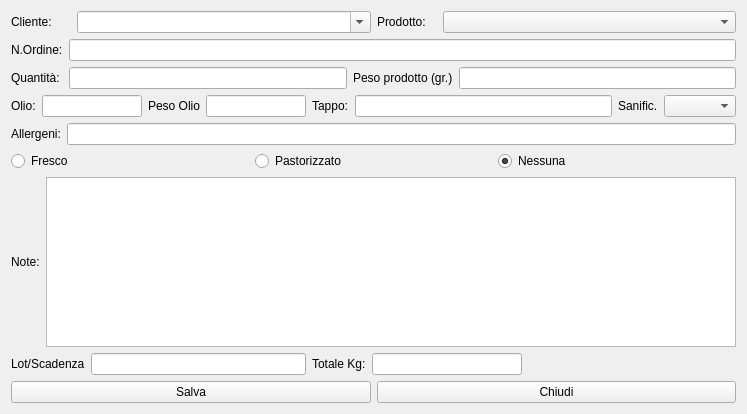
<?xml version="1.0" encoding="UTF-8"?>
<ui version="4.0">
 <class>HModifyRow</class>
 <widget class="QWidget" name="HModifyRow">
  <property name="windowModality">
   <enum>Qt::ApplicationModal</enum>
  </property>
  <property name="geometry">
   <rect>
    <x>0</x>
    <y>0</y>
    <width>747</width>
    <height>414</height>
   </rect>
  </property>
  <property name="windowTitle">
   <string>Modifica Riga lavorazione</string>
  </property>
  <property name="windowIcon">
   <iconset resource="icons.qrc">
    <normaloff>:/Resources/Pencil.PNG</normaloff>:/Resources/Pencil.PNG</iconset>
  </property>
  <layout class="QVBoxLayout" name="verticalLayout">
   <item>
    <layout class="QHBoxLayout" name="horizontalLayout_4">
     <item>
      <widget class="QLabel" name="label_2">
       <property name="maximumSize">
        <size>
         <width>60</width>
         <height>16777215</height>
        </size>
       </property>
       <property name="text">
        <string>Cliente:</string>
       </property>
      </widget>
     </item>
     <item>
      <widget class="QComboBox" name="cbCliente">
       <property name="editable">
        <bool>true</bool>
       </property>
       <property name="insertPolicy">
        <enum>QComboBox::NoInsert</enum>
       </property>
      </widget>
     </item>
     <item>
      <widget class="QLabel" name="label_3">
       <property name="maximumSize">
        <size>
         <width>60</width>
         <height>16777215</height>
        </size>
       </property>
       <property name="text">
        <string>Prodotto:</string>
       </property>
      </widget>
     </item>
     <item>
      <widget class="QComboBox" name="cbProdotto"/>
     </item>
    </layout>
   </item>
   <item>
    <layout class="QFormLayout" name="formLayout">
     <item row="0" column="0">
      <widget class="QLabel" name="label_9">
       <property name="text">
        <string>N.Ordine:</string>
       </property>
      </widget>
     </item>
     <item row="0" column="1">
      <widget class="QLineEdit" name="leNumOrd"/>
     </item>
    </layout>
   </item>
   <item>
    <layout class="QGridLayout" name="gridLayout_4">
     <item row="0" column="0">
      <widget class="QLabel" name="label">
       <property name="text">
        <string>Quantità: </string>
       </property>
      </widget>
     </item>
     <item row="0" column="5">
      <widget class="QLabel" name="label_4">
       <property name="text">
        <string>Peso prodotto (gr.)</string>
       </property>
      </widget>
     </item>
     <item row="0" column="4">
      <widget class="QLineEdit" name="leQuant"/>
     </item>
     <item row="0" column="6">
      <widget class="QLineEdit" name="leVaso"/>
     </item>
    </layout>
   </item>
   <item>
    <layout class="QGridLayout" name="gridLayout_3">
     <item row="0" column="3">
      <widget class="QLineEdit" name="leSpecificaOlio">
       <property name="maximumSize">
        <size>
         <width>100</width>
         <height>16777215</height>
        </size>
       </property>
      </widget>
     </item>
     <item row="0" column="6">
      <widget class="QLabel" name="label_8">
       <property name="maximumSize">
        <size>
         <width>80</width>
         <height>16777215</height>
        </size>
       </property>
       <property name="text">
        <string>Sanific.</string>
       </property>
      </widget>
     </item>
     <item row="0" column="2">
      <widget class="QLabel" name="label_12">
       <property name="text">
        <string>Peso Olio</string>
       </property>
      </widget>
     </item>
     <item row="0" column="1">
      <widget class="QLineEdit" name="leOlio">
       <property name="maximumSize">
        <size>
         <width>100</width>
         <height>16777215</height>
        </size>
       </property>
      </widget>
     </item>
     <item row="0" column="4">
      <widget class="QLabel" name="label_5">
       <property name="maximumSize">
        <size>
         <width>60</width>
         <height>16777215</height>
        </size>
       </property>
       <property name="text">
        <string>Tappo:</string>
       </property>
      </widget>
     </item>
     <item row="0" column="7">
      <widget class="QComboBox" name="cbSanty"/>
     </item>
     <item row="0" column="0">
      <widget class="QLabel" name="label_6">
       <property name="maximumSize">
        <size>
         <width>60</width>
         <height>16777215</height>
        </size>
       </property>
       <property name="text">
        <string>Olio:</string>
       </property>
      </widget>
     </item>
     <item row="0" column="5">
      <widget class="QLineEdit" name="leTappo"/>
     </item>
    </layout>
   </item>
   <item>
    <layout class="QFormLayout" name="formLayout_2">
     <item row="0" column="0">
      <widget class="QLabel" name="label_10">
       <property name="text">
        <string>Allergeni:</string>
       </property>
      </widget>
     </item>
     <item row="0" column="1">
      <widget class="QLineEdit" name="leAllergeni"/>
     </item>
    </layout>
   </item>
   <item>
    <layout class="QGridLayout" name="gridLayout_2">
     <item row="0" column="0">
      <widget class="QRadioButton" name="rbFresh">
       <property name="text">
        <string>Fresco</string>
       </property>
       <property name="checked">
        <bool>false</bool>
       </property>
      </widget>
     </item>
     <item row="0" column="1">
      <widget class="QRadioButton" name="rbPastorized">
       <property name="text">
        <string>Pastorizzato</string>
       </property>
      </widget>
     </item>
     <item row="0" column="2">
      <widget class="QRadioButton" name="rbNone">
       <property name="text">
        <string>Nessuna</string>
       </property>
       <property name="checked">
        <bool>true</bool>
       </property>
      </widget>
     </item>
    </layout>
   </item>
   <item>
    <layout class="QHBoxLayout" name="horizontalLayout_2">
     <item>
      <widget class="QLabel" name="label_11">
       <property name="text">
        <string>Note:</string>
       </property>
      </widget>
     </item>
     <item>
      <widget class="QPlainTextEdit" name="ptNote"/>
     </item>
    </layout>
   </item>
   <item>
    <layout class="QHBoxLayout" name="horizontalLayout_3">
     <item>
      <widget class="QLabel" name="label_13">
       <property name="text">
        <string>Lot/Scadenza</string>
       </property>
      </widget>
     </item>
     <item>
      <widget class="QLineEdit" name="leLotScad"/>
     </item>
     <item>
      <widget class="QLabel" name="label_7">
       <property name="text">
        <string>Totale Kg:</string>
       </property>
      </widget>
     </item>
     <item>
      <widget class="QLineEdit" name="leTotal">
       <property name="maximumSize">
        <size>
         <width>150</width>
         <height>16777215</height>
        </size>
       </property>
       <property name="readOnly">
        <bool>false</bool>
       </property>
      </widget>
     </item>
     <item>
      <spacer name="horizontalSpacer">
       <property name="orientation">
        <enum>Qt::Horizontal</enum>
       </property>
       <property name="sizeHint" stdset="0">
        <size>
         <width>40</width>
         <height>20</height>
        </size>
       </property>
      </spacer>
     </item>
    </layout>
   </item>
   <item>
    <layout class="QHBoxLayout" name="horizontalLayout">
     <item>
      <widget class="QPushButton" name="pbSave">
       <property name="text">
        <string>Salva</string>
       </property>
       <property name="icon">
        <iconset resource="icons.qrc">
         <normaloff>:/Resources/save-icon.png</normaloff>:/Resources/save-icon.png</iconset>
       </property>
       <property name="iconSize">
        <size>
         <width>32</width>
         <height>32</height>
        </size>
       </property>
      </widget>
     </item>
     <item>
      <widget class="QPushButton" name="pbClose">
       <property name="text">
        <string>Chiudi</string>
       </property>
       <property name="icon">
        <iconset resource="icons.qrc">
         <normaloff>:/Resources/Actions-window-close-icon.png</normaloff>:/Resources/Actions-window-close-icon.png</iconset>
       </property>
       <property name="iconSize">
        <size>
         <width>32</width>
         <height>32</height>
        </size>
       </property>
      </widget>
     </item>
    </layout>
   </item>
  </layout>
 </widget>
 <tabstops>
  <tabstop>cbCliente</tabstop>
  <tabstop>cbProdotto</tabstop>
  <tabstop>leNumOrd</tabstop>
  <tabstop>leQuant</tabstop>
  <tabstop>leVaso</tabstop>
  <tabstop>leOlio</tabstop>
  <tabstop>leSpecificaOlio</tabstop>
  <tabstop>leTappo</tabstop>
  <tabstop>cbSanty</tabstop>
  <tabstop>leAllergeni</tabstop>
  <tabstop>rbFresh</tabstop>
  <tabstop>rbPastorized</tabstop>
  <tabstop>rbNone</tabstop>
  <tabstop>ptNote</tabstop>
  <tabstop>leTotal</tabstop>
  <tabstop>pbSave</tabstop>
  <tabstop>pbClose</tabstop>
 </tabstops>
 <resources>
  <include location="icons.qrc"/>
 </resources>
 <connections/>
</ui>
